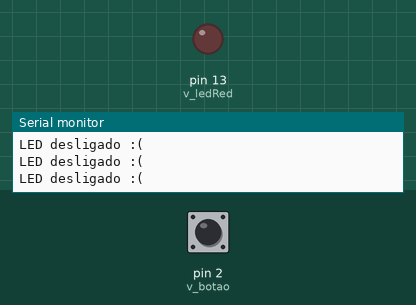
This sketch was run on a simulated Arduino Uno, built with avr-gcc and run on an emulated ATmega328P. On the bench: output pins drawn as LEDs (lit = HIGH), the last lines printed to the serial monitor. Inputs (shaded band) come from the test bench; at power-on: pin 2 (v_botao) LOW.

Above: at 2.8 s.
2.9 s: pin 2 (v_botao) pulled HIGH for 1.2 s
At 3.5 s:
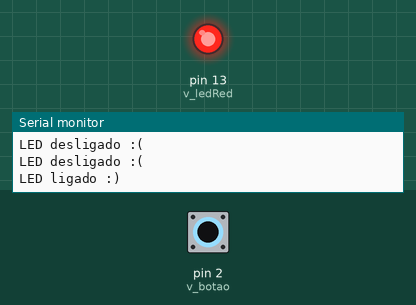
6.5 s: pin 2 (v_botao) pulled HIGH for 3.2 s
At 11.3 s:
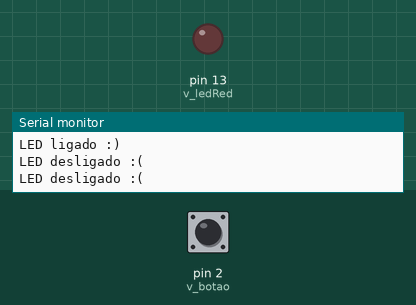
Timing chart, 0 to 12.8 s (numbered marks = the images above; inputs shaded):
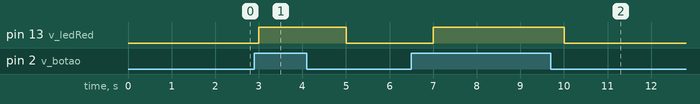

The sketch:

02_-_Sem_foro_Simples.ino
```cpp
/*
   Botão para acionar LED
*/
//Declarar as variáveis de controle
int v_botao  = 2;
int v_ledRed = 13;
String v_situacao;

//Declarar a variável de estado do botão
int v_estado;

void setup() {
  Serial.begin(9600);
  pinMode(v_botao, INPUT);
  pinMode(v_ledRed, OUTPUT);
}

void loop() {
  //Leitura do estado do botão
  v_estado = digitalRead(v_botao);

  //Validação
  if (v_estado == HIGH){
    //Acender o LED
    digitalWrite(v_ledRed, HIGH);
    v_situacao = "LED ligado :)";
  }else{
    //Apagar o LED
    digitalWrite(v_ledRed, LOW);
    v_situacao = "LED desligado :(";
  }
  Serial.println(v_situacao);//Mostrando o resultado na Serial
  delay(1000);
}
```

Measured:
- after the input at 2.9 s, pin 13 (v_ledRed): LOW → HIGH after 0.10 s, → LOW 2.0 s later
- after the input at 6.5 s, pin 13 (v_ledRed): LOW → HIGH after 0.50 s, → LOW 3.0 s later
